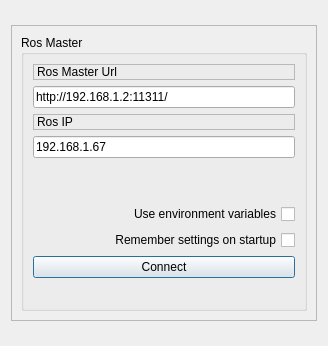
<?xml version="1.0" encoding="UTF-8"?>
<ui version="4.0">
 <class>connection</class>
 <widget class="QDialog" name="connection">
  <property name="geometry">
   <rect>
    <x>0</x>
    <y>0</y>
    <width>328</width>
    <height>346</height>
   </rect>
  </property>
  <property name="windowTitle">
   <string>QRosApp</string>
  </property>
  <property name="windowIcon">
   <iconset>
    <normaloff>:/images/icon.png</normaloff>:/images/icon.png</iconset>
  </property>
  <property name="locale">
   <locale language="English" country="Australia"/>
  </property>
  <layout class="QGridLayout" name="gridLayout_2">
   <item row="0" column="0">
    <widget class="QFrame" name="frame">
     <property name="sizePolicy">
      <sizepolicy hsizetype="Minimum" vsizetype="Maximum">
       <horstretch>0</horstretch>
       <verstretch>0</verstretch>
      </sizepolicy>
     </property>
     <property name="frameShape">
      <enum>QFrame::StyledPanel</enum>
     </property>
     <property name="frameShadow">
      <enum>QFrame::Raised</enum>
     </property>
     <layout class="QVBoxLayout" name="verticalLayout_3">
      <item>
       <widget class="QGroupBox" name="groupBox">
        <property name="title">
         <string>Ros Master</string>
        </property>
        <layout class="QGridLayout" name="gridLayout">
         <item row="0" column="0">
          <widget class="QLabel" name="labelRosMaster">
           <property name="frameShape">
            <enum>QFrame::StyledPanel</enum>
           </property>
           <property name="frameShadow">
            <enum>QFrame::Raised</enum>
           </property>
           <property name="text">
            <string>Ros Master Url</string>
           </property>
          </widget>
         </item>
         <item row="6" column="0">
          <widget class="QCheckBox" name="checkbox_remember_settings">
           <property name="layoutDirection">
            <enum>Qt::RightToLeft</enum>
           </property>
           <property name="text">
            <string>Remember settings on startup</string>
           </property>
          </widget>
         </item>
         <item row="2" column="0">
          <widget class="QLabel" name="labelIP">
           <property name="frameShape">
            <enum>QFrame::StyledPanel</enum>
           </property>
           <property name="frameShadow">
            <enum>QFrame::Raised</enum>
           </property>
           <property name="text">
            <string>Ros IP</string>
           </property>
          </widget>
         </item>
         <item row="1" column="0">
          <widget class="QLineEdit" name="line_edit_master">
           <property name="text">
            <string>http://192.168.1.2:11311/</string>
           </property>
          </widget>
         </item>
         <item row="4" column="0">
          <spacer name="verticalSpacer">
           <property name="orientation">
            <enum>Qt::Vertical</enum>
           </property>
           <property name="sizeType">
            <enum>QSizePolicy::Minimum</enum>
           </property>
           <property name="sizeHint" stdset="0">
            <size>
             <width>20</width>
             <height>40</height>
            </size>
           </property>
          </spacer>
         </item>
         <item row="3" column="0">
          <widget class="QLineEdit" name="line_edit_host">
           <property name="text">
            <string>192.168.1.67</string>
           </property>
          </widget>
         </item>
         <item row="8" column="0">
          <spacer name="horizontalSpacer">
           <property name="orientation">
            <enum>Qt::Horizontal</enum>
           </property>
           <property name="sizeHint" stdset="0">
            <size>
             <width>170</width>
             <height>21</height>
            </size>
           </property>
          </spacer>
         </item>
         <item row="5" column="0">
          <widget class="QCheckBox" name="checkbox_use_environment">
           <property name="layoutDirection">
            <enum>Qt::RightToLeft</enum>
           </property>
           <property name="text">
            <string>Use environment variables</string>
           </property>
          </widget>
         </item>
         <item row="7" column="0">
          <widget class="QPushButton" name="connectButton">
           <property name="text">
            <string>Connect</string>
           </property>
          </widget>
         </item>
        </layout>
       </widget>
      </item>
     </layout>
    </widget>
   </item>
  </layout>
  <action name="action_Quit">
   <property name="text">
    <string>&amp;Quit</string>
   </property>
   <property name="shortcut">
    <string>Ctrl+Q</string>
   </property>
   <property name="shortcutContext">
    <enum>Qt::ApplicationShortcut</enum>
   </property>
  </action>
  <action name="action_Preferences">
   <property name="text">
    <string>&amp;Preferences</string>
   </property>
  </action>
  <action name="actionAbout">
   <property name="text">
    <string>&amp;About</string>
   </property>
  </action>
  <action name="actionAbout_Qt">
   <property name="text">
    <string>About &amp;Qt</string>
   </property>
  </action>
 </widget>
 <resources/>
 <connections/>
</ui>
